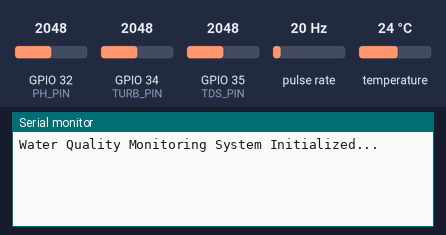
Bench run of a sketch on a simulated ESP32. Parts: the last lines printed to the serial monitor. Wiring (inferred from the names in the program): pulse sensor: data GPIO 14. Inputs (shaded band) come from the test bench; at power-on: pulse rate 20 Hz, temperature 24 °C, GPIO 32 (PH_PIN) = 2048, GPIO 34 (TURB_PIN) = 2048, GPIO 35 (TDS_PIN) = 2048.

Above: at 1.2 s.
1.3 s: pulse rate (sensor on GPIO 14) set to 4 Hz
At 2.2 s:
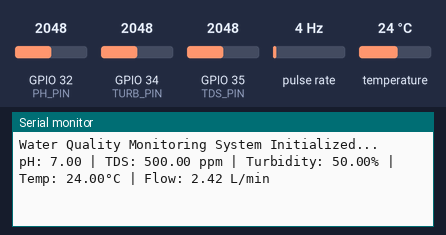
4.5 s: temperature set to 12 °C
At 5.6 s:
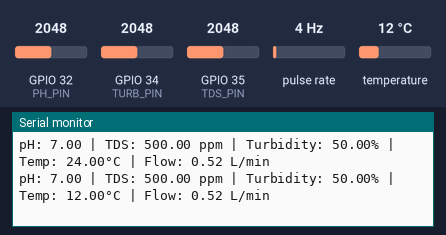
6.0 s: GPIO 32 (PH_PIN) set to 2866
At 6.6 s:
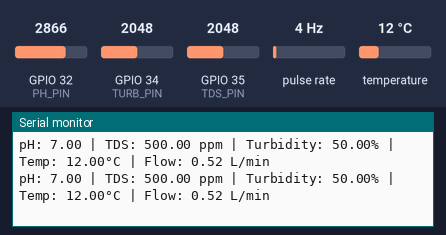
7.5 s: GPIO 34 (TURB_PIN) set to 2866
At 8.7 s:
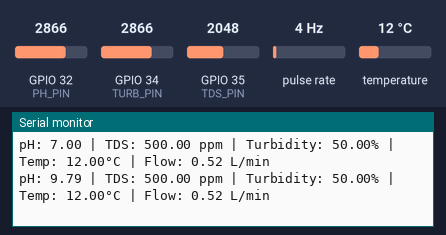
9.0 s: GPIO 35 (TDS_PIN) set to 2866
At 10.0 s:
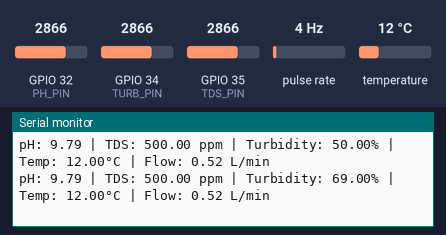
10.5 s: pulse rate (sensor on GPIO 14) set to 50 Hz
At 11.0 s:
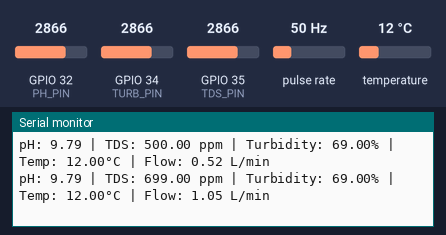
Timing chart, 0 to 13.0 s (numbered marks = the images above; inputs shaded):
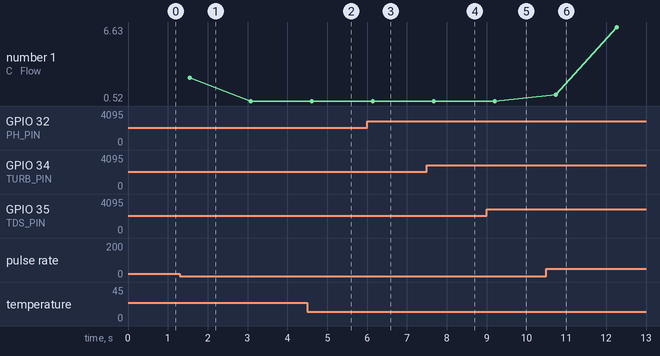

The sketch:

controller.ino
```cpp
#include <OneWire.h>
#include <DallasTemperature.h>

#define PH_PIN 32
#define TDS_PIN 35
#define TURB_PIN 34
#define TEMP_PIN 4
#define FLOW_PIN 14

OneWire oneWire(TEMP_PIN);
DallasTemperature sensors(&oneWire);

volatile int pulseCount = 0;
float flowRate = 0.0;
unsigned long oldTime = 0;

void IRAM_ATTR pulseCounter()
{
    pulseCount++;
}

void setup()
{
    Serial.begin(115200);

    sensors.begin();

    // Set flow pin with internal pullup to detect the button press to GND
    pinMode(FLOW_PIN, INPUT_PULLUP);
    attachInterrupt(digitalPinToInterrupt(FLOW_PIN), pulseCounter, FALLING);

    Serial.println("Water Quality Monitoring System Initialized...");
}

void loop()
{
    // 1. Read Analog Sensors (pH, TDS, Turbidity)
    int phRaw = analogRead(PH_PIN);
    float phValue = map(phRaw, 0, 4095, 0, 1400) / 100.0;

    int tdsRaw = analogRead(TDS_PIN);
    float tdsValue = map(tdsRaw, 0, 4095, 0, 1000);

    int turbRaw = analogRead(TURB_PIN);
    float turbValue = map(turbRaw, 0, 4095, 0, 100);

    // 2. Read Temperature (DS18B20)
    sensors.requestTemperatures();
    float tempC = sensors.getTempCByIndex(0);

    // 3. Calculate Flow Rate every 1 second
    if ((millis() - oldTime) > 1000)
    {
        // YF-S201 formula: Flow rate (L/min) = Frequency / 7.5
        flowRate = ((1000.0 / (millis() - oldTime)) * pulseCount) / 7.5;

        // Print results to Serial Monitor
        Serial.print("pH: "); Serial.print(phValue);
        Serial.print(" | TDS: "); Serial.print(tdsValue); Serial.print(" ppm");
        Serial.print(" | Turbidity: "); Serial.print(turbValue); Serial.print("%");
        Serial.print(" | Temp: "); Serial.print(tempC); Serial.print("°C");
        Serial.print(" | Flow: "); Serial.print(flowRate); Serial.println(" L/min");

        oldTime = millis();
        pulseCount = 0;
    }
}
```

Measured:
- after the input at 1.3 s, the serial monitor: prints a new line after 0.24 s (image 1)
- after the input at 4.5 s, the serial monitor: prints a new line after 0.11 s (image 2)
- after the input at 10.5 s, the serial monitor: prints a new line after 0.23 s (image 6)
- plotted number 1: 0.52 → 6.63 after the input at 10.5 s
